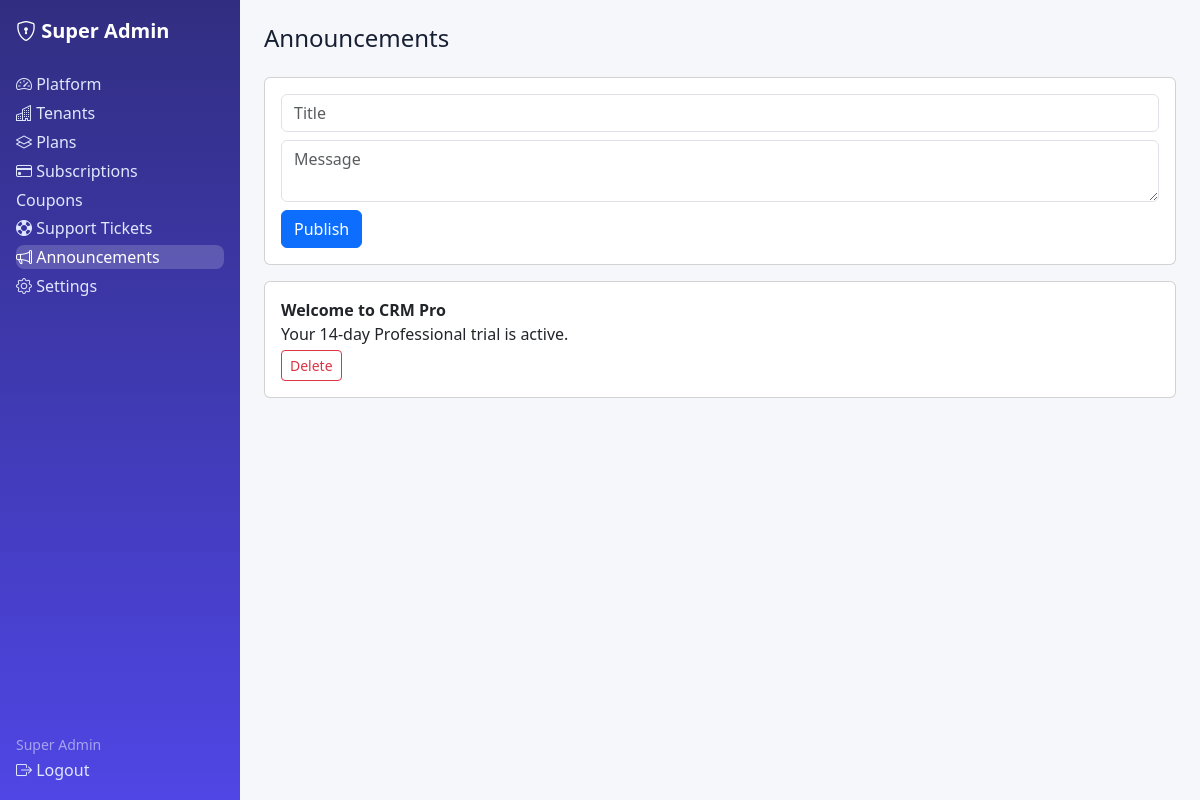
Page /super-admin/announcements.php (signed in) on the committed database.
### tables this page shows
CREATE TABLE announcements (id INT UNSIGNED AUTO_INCREMENT PRIMARY KEY, title VARCHAR(200) NOT NULL, body TEXT NOT NULL, is_active TINYINT(1) NOT NULL DEFAULT 1, created_at DATETIME NOT NULL DEFAULT CURRENT_TIMESTAMP);

### includes/functions.php (called while the page is built, shortened)
<?php
function e(?string $v): string { return htmlspecialchars($v ?? '', ENT_QUOTES, 'UTF-8'); }

### super-admin/announcements.php (the view, shortened to what this page needs)
<?php require_once __DIR__ . '/../includes/auth.php'; $user=require_role(['super_admin'], '../auth/login.php'); $pdo=db(); $base='../';
$rows=$pdo->query('SELECT * FROM announcements ORDER BY id DESC')->fetchAll();
include __DIR__ . '/header.php'; ?>
<div class="card p-3 mb-3"><form method="post"><?= csrf_field() ?><input class="form-control mb-2" name="title" placeholder="Title" required><textarea class="form-control mb-2" name="body" placeholder="Message" required></textarea><button class="btn btn-primary">Publish</button></form></div>
<?php foreach($rows as $r): ?><div class="card p-3 mb-2"><strong><?= e($r['title']) ?></strong><p class="mb-1"><?= e($r['body']) ?></p><form method="post"><button class="btn btn-sm btn-outline-danger">Delete</button></form></div><?php endforeach; ?>
<?php include __DIR__ . '/footer.php'; ?>

### assets/css/style.css (style rules this page uses)
:root { --brand:#4f46e5;--bg:#f6f7fb;--card:#fff;--text:#172033 }
body { background:var(--bg);color:var(--text);font-family:system-ui,-apple-system,"Segoe UI",Roboto,sans-serif }

### rows in the picture
announcements: title "Welcome to CRM Pro", body "Your 14-day Professional trial is active."

### other values in the picture
$l "Platform"
$l "Tenants"
$l "Plans"
$l "Subscriptions"
$l "Coupons"
$l "Support Tickets"
$l "Announcements"
$l "Settings"
current_user()['name'] "Super Admin"
$pageTitle "Announcements"
